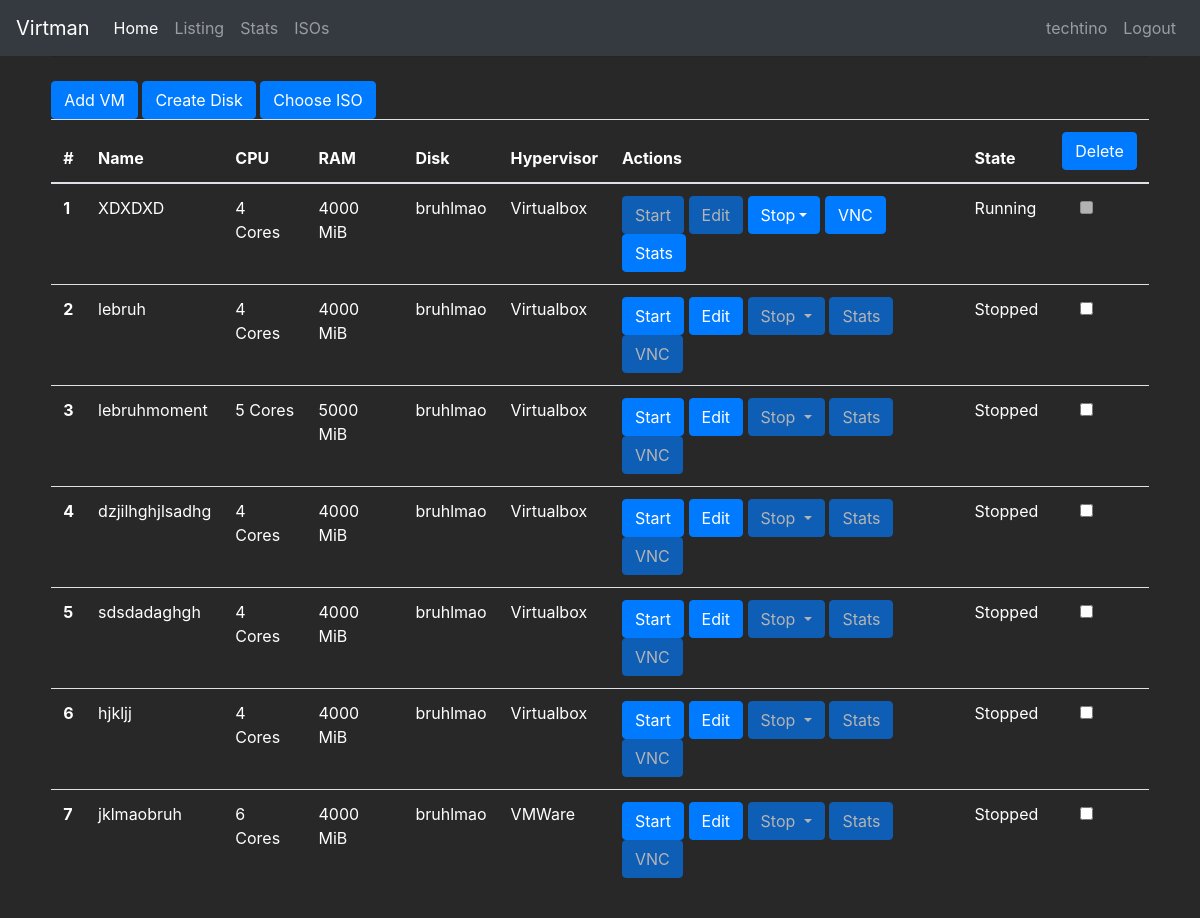
/manager/listing (signed in), run on an earlier commit of the app's database.
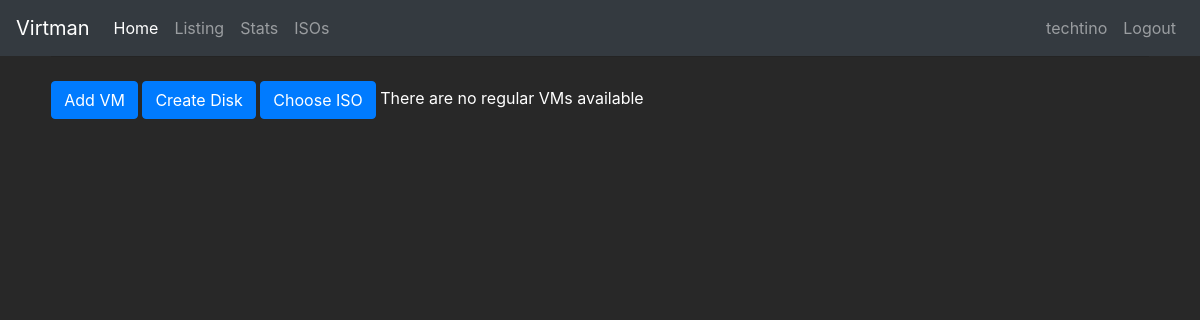
And on a later commit of the database.
### manager/models.py (models this page shows, shortened)
class VM(models.Model):
    name = models.CharField(max_length=30)
    cpus = models.IntegerField()
    ram = models.IntegerField()
    HYPERVISOR_CHOICES = (
        ('QEMU', 'QEMU'),
        ('Virtualbox', 'Virtualbox'),
        ('VMWare', 'VMWare'),)
    hypervisor = models.CharField(max_length=30,choices=HYPERVISOR_CHOICES)
    OS = (
        ('Linux', 'Linux'),
        ('Windows', 'Windows'),
        ('Mac', 'Mac'),)
    os = models.CharField(max_length=30,choices=OS)
    state = models.CharField(max_length=3)
    storage_disk = models.ForeignKey(StorageDisk, on_delete=models.CASCADE, blank=True, null=True)
    optical_disk = models.ForeignKey(OpticalDisk, on_delete=models.CASCADE, blank=True, null=True)

class StorageDisk(models.Model):
    def __str__(self):
        return self.name
    name = models.CharField(max_length=30)
    path = models.CharField(max_length=30)
    TYPE_CHOICES = (
        ('qcow2', 'qcow2'),
        ('vmdk', 'vmdk'),
    )
    type = models.CharField(max_length=30,choices=TYPE_CHOICES)
    size = models.IntegerField()

### manager/views.py (the view, shortened to what this page needs)
# urls.py: path('listing', views.listing, name='listing'),
@login_required
def listing(request):
    VM_list = VM.objects.order_by('id')[:40]
    template = loader.get_template('listing.html')
    ip = socket.gethostname()
    custom_VM_list = customVM.objects.order_by('id')[:40]
    context = {
        'VM_list': VM_list,
        'ip': ip,
        'customVM_list' : custom_VM_list,
    }
    return HttpResponse(template.render(context, request))

### manager/templates/listing.html (shortened to what this page needs)
{% extends "base.html" %}
{% block content %}
<div class="dropdown show">
<a class="btn btn-primary" href="/manager/add">Add VM</a>
<a class="btn btn-primary" href="/manager/createDisk">Create Disk</a>
<a class="btn btn-primary" href="/manager/uploadISO">Choose ISO</a>
{% if VM_list %}
<table class="table">
  <thead>
    <tr>
      <th scope="col">#</th>
      <th scope="col">Name</th>
      <th scope="col">CPU</th>
      <th scope="col">RAM</th>
      <th scope"col">Disk</th>
      <th scope="col">Hypervisor</th>
      <th scope="col">Actions</th>
      <th scope="col">State</th>
      <th scope="col" style="text-align: center"><button type="submit" class="btn btn-primary" form="delete_form">Delete</button></th>
    </tr>
  </thead>
  <tbody>
    {% for vm in VM_list %}
        <tr>
        <th scope="row">{{ forloop.counter}}</th>
        <td>{{vm.name}}</td>
        <td>{{vm.cpus}} Cores</td>
        <td>{{vm.ram}} MiB</td>
        <td>{{vm.storage_disk}}</td>
        <td>{{vm.hypervisor}}</td>
        <td>
        {% if vm.state == 'ON' %}
        <button type="button" class="btn btn-primary" disabled>Start</button>
        <button type="button" class="btn btn-primary" disabled>Edit</button>
        <button class="btn btn-primary dropdown-toggle" type="button" id="dropdownMenuButton" data-toggle="dropdown" aria-haspopup="true" aria-expanded="false">Stop</button>
        <a class="btn btn-primary" href="/manager/{{ vm.id }}/vnc?host={{ip}}&port=6080&autoconnect=true">VNC</a>
        <a class="btn btn-primary" href="/manager/{{ vm.id }}/viewStats">Stats</a>
        {% else %}
        <a class="btn btn-primary" href="/manager/{{ vm.id }}/startVM">Start</a>
        <a class="btn btn-primary" href="/manager/{{ vm.id }}/edit">Edit</a>
        <button type="button" class="btn btn-primary dropdown-toggle" disabled>Stop </button>
        <button type="button" class="btn btn-primary" disabled>Stats</button>
        <button type="button" class="btn btn-primary" disabled>VNC</button>
        {% endif %}
        {% if vm.state == "ON" %}
        <td>Running</td>
        <td style="text-align: center"><input class="form-check-input" type="checkbox" disabled></td>
        {% else %}
        <td>Stopped</td>
        <td style="text-align: center"><input class="form-check-input" form="delete_form" type="checkbox" value="{{ vm.id }}" id="{{ vm.id }}" name="VMs"></td>
        {% endif %}
        </td>
        </tr>
    {% endfor %}
  </tbody>
</table>
{% else %}
There are no regular VMs available
{% endif %}
<br>
<br>
{% endblock content %}

### manager/templates/base.html (shortened to what this page needs)
<!doctype html>
<html lang="en">
  <head>
    <link rel="stylesheet" href="https://stackpath.bootstrapcdn.com/bootstrap/4.1.3/css/bootstrap.min.css">
  </head>
  <body>
  <nav class="navbar navbar-expand-sm navbar-dark bg-dark">
  <a class="navbar-brand" href="#">Virtman</a>
  <ul class="navbar-nav mr-auto">
    <li class="nav-item active">
        <a class="nav-link" href="/manager/home">Home</a>
    </li>
    <li class="nav-item">
        <a class="nav-link" href="/manager/listing">Listing</a>
    </li>
    <li class="nav-item">
        <a class="nav-link" href="/manager/viewStats">Stats</a>
    </li>
    <li class="nav-item">
        <a class="nav-link" href="/manager/ISO">ISOs</a>
    </li>
  </ul>
  <ul class="nav navbar-nav navbar-right">
    {% if user.is_authenticated %}
    <li class="navbar-item">
      <a class="nav-link" href="/manager/profile">{{user.get_username}}</a>
    </li>
    <li class="nav-item">
        <a class="nav-link" href="/accounts/logout">Logout</a>
    </li>
    {% else %}
        <a class="nav-link" href="/accounts/login">Login</a>
    {% endif %}
  </ul>
  </nav>
	<div id="content" name="content" class="main">
		<div class="row justify-content-center">
			<div class="col-11">
        <hr class="mt-0 mb-4">
				{% block content %}
				{% endblock %}
			</div>
		</div>
	</div>
</body>
</html>

### manager/templates/base.html (style rules this page uses)
body { background-color: #282828; color: white; }

What changed in the data, as far as the page shows it:
removed VM: name "XDXDXD", cpus "4", ram "4000", storage_disk "bruhlmao", hypervisor "Virtualbox"
removed VM: name "lebruh", cpus "4", ram "4000", storage_disk "bruhlmao", hypervisor "Virtualbox"
removed VM: name "lebruhmoment", cpus "5", ram "5000", storage_disk "bruhlmao", hypervisor "Virtualbox"
removed VM: name "dzjilhghjlsadhg", cpus "4", ram "4000", storage_disk "bruhlmao", hypervisor "Virtualbox"
removed VM: name "sdsdadaghgh", cpus "4", ram "4000", storage_disk "bruhlmao", hypervisor "Virtualbox"
removed VM: name "hjkljj", cpus "4", ram "4000", storage_disk "bruhlmao", hypervisor "Virtualbox"
removed VM: name "jklmaobruh", cpus "6", ram "4000", storage_disk "bruhlmao", hypervisor "VMWare"
Also different on the page:
text no longer shown: "# Name CPU RAM Disk Hypervisor Actions State Delete"
text now shown: "There are no regular VMs available"
